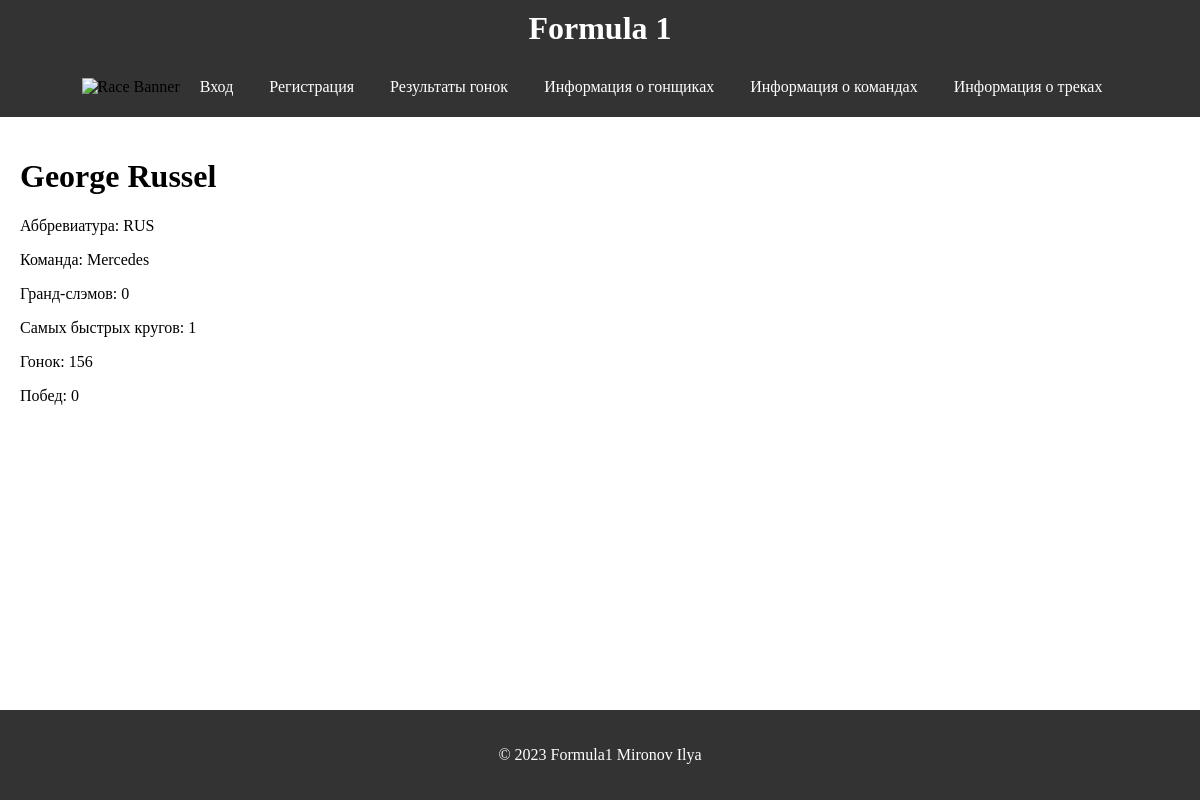
The app's page /driver-info/2/ with its own data.
### formula1/models.py (models this page shows, shortened)
class Driver(models.Model):
    id = models.AutoField(primary_key=True)
    team = models.ForeignKey(Team, on_delete=models.CASCADE)
    grand_slam = models.IntegerField()
    fastest_lap_count = models.IntegerField()
    races_count = models.IntegerField()
    wins_count = models.IntegerField()
    name = models.CharField(max_length=200)
    abbreviation = models.CharField(max_length=10)

class Team(models.Model):
    name = models.CharField(max_length=200)
    wins = models.IntegerField()
    races = models.IntegerField()
    description = models.TextField()

### formula1/views.py (the view)
# urls.py: path('driver-info/<int:driver_id>/', views.driver_info, name='driver_info'),
def driver_info(request, driver_id):
    driver = get_object_or_404(Driver, pk=driver_id)
    return render(request, 'driver_info.html', {'driver': driver})

### formula1/templates/driver_info.html
{% extends 'base.html' %}
{% block content %}
<link rel="stylesheet" href = "/static/css/race_results.css">
<h1>{{ driver.name }}</h1>
<p>Аббревиатура: {{ driver.abbreviation }}</p>
<p>Команда: {{ driver.team.name }}</p>
<p>Гранд-слэмов: {{ driver.grand_slam }}</p>
<p>Самых быстрых кругов: {{ driver.fastest_lap_count }}</p>
<p>Гонок: {{ driver.races_count }}</p>
<p>Побед: {{ driver.wins_count }}</p>
{% endblock %}

### formula1/static/css/base.css (style rules this page uses)
body { display: flex; flex-direction: column; }
html, body { height: 100%; margin: 0; }

### records on screen
Driver: name "George Russel", abbreviation "RUS", team.name "Mercedes", grand_slam "0", fastest_lap_count "1", races_count "156", wins_count "0"

### other values on screen
{{ 2023 }} "2023"
